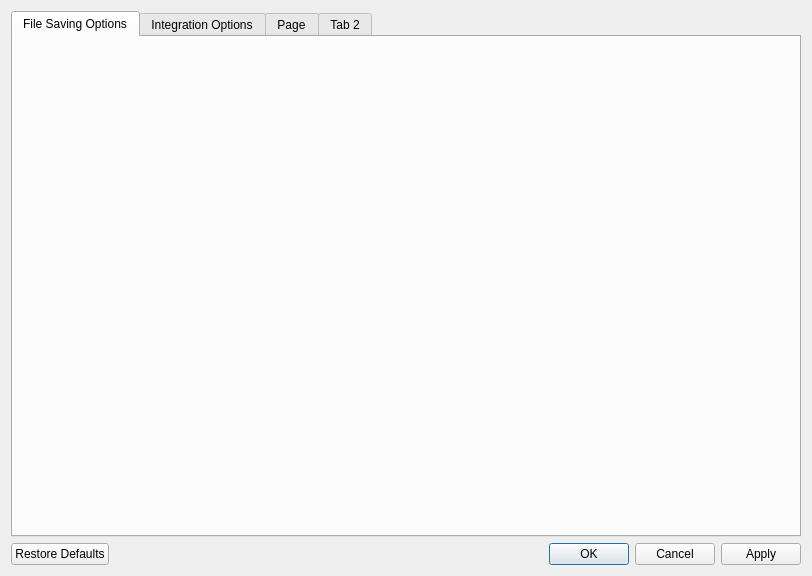
<?xml version="1.0" encoding="UTF-8"?>
<ui version="4.0">
 <class>QxrdDataProcessorOptionsDialog</class>
 <widget class="QDialog" name="QxrdDataProcessorOptionsDialog">
  <property name="geometry">
   <rect>
    <x>0</x>
    <y>0</y>
    <width>812</width>
    <height>576</height>
   </rect>
  </property>
  <property name="windowTitle">
   <string>Dialog</string>
  </property>
  <layout class="QGridLayout" name="gridLayout">
   <item row="0" column="0">
    <widget class="QTabWidget" name="tabWidget">
     <property name="currentIndex">
      <number>0</number>
     </property>
     <widget class="QWidget" name="tab">
      <attribute name="title">
       <string>File Saving Options</string>
      </attribute>
     </widget>
     <widget class="QWidget" name="tab_3">
      <attribute name="title">
       <string>Integration Options</string>
      </attribute>
     </widget>
     <widget class="QWidget" name="tab_4">
      <attribute name="title">
       <string>Page</string>
      </attribute>
     </widget>
     <widget class="QWidget" name="tab_2">
      <attribute name="title">
       <string>Tab 2</string>
      </attribute>
     </widget>
    </widget>
   </item>
   <item row="1" column="0">
    <widget class="QDialogButtonBox" name="buttonBox">
     <property name="orientation">
      <enum>Qt::Horizontal</enum>
     </property>
     <property name="standardButtons">
      <set>QDialogButtonBox::Apply|QDialogButtonBox::Cancel|QDialogButtonBox::Ok|QDialogButtonBox::RestoreDefaults</set>
     </property>
    </widget>
   </item>
  </layout>
 </widget>
 <resources/>
 <connections>
  <connection>
   <sender>buttonBox</sender>
   <signal>accepted()</signal>
   <receiver>QxrdDataProcessorOptionsDialog</receiver>
   <slot>accept()</slot>
   <hints>
    <hint type="sourcelabel">
     <x>248</x>
     <y>254</y>
    </hint>
    <hint type="destinationlabel">
     <x>157</x>
     <y>274</y>
    </hint>
   </hints>
  </connection>
  <connection>
   <sender>buttonBox</sender>
   <signal>rejected()</signal>
   <receiver>QxrdDataProcessorOptionsDialog</receiver>
   <slot>reject()</slot>
   <hints>
    <hint type="sourcelabel">
     <x>316</x>
     <y>260</y>
    </hint>
    <hint type="destinationlabel">
     <x>286</x>
     <y>274</y>
    </hint>
   </hints>
  </connection>
 </connections>
</ui>
